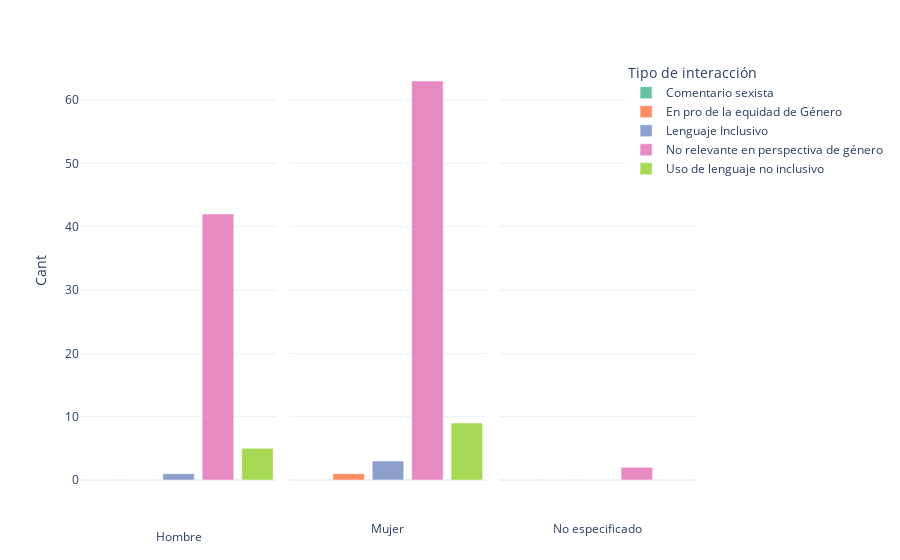

This figure's notebook cell:
### Code cell
figcg=px.bar(pivotgen,x='Tipo de interacción', y='Cant', color='Tipo de interacción', facet_col='Género', template="plotly_white",color_discrete_sequence=px.colors.qualitative.Set2)
figcg.update_xaxes(visible=False, showticklabels=False)
figcg.for_each_annotation(lambda a: a.update(text=a.text.split("=")[-1]))
figcg.show(config=config_chart)

### Figure 1 — Plotly figure (JSON) as saved in the notebook; plotly's stock layout.template omitted (floating-point values rounded to 4 significant figures)
{"data": [{"alignmentgroup": "True", "hovertemplate": "Tipo de interacción=%{x}<br>Género=Hombre<br>Cant=%{y}<extra></extra>", "legendgroup": "Comentario sexista", "marker": {"color": "rgb(102,194,165)", "pattern": {"shape": ""}}, "name": "Comentario sexista", "offsetgroup": "Comentario sexista", "orientation": "v", "showlegend": true, "textposition": "auto", "type": "bar", "x": ["Comentario sexista"], "xaxis": "x", "y": [0], "yaxis": "y"}, {"alignmentgroup": "True", "hovertemplate": "Tipo de interacción=%{x}<br>Género=Mujer<br>Cant=%{y}<extra></extra>", "legendgroup": "Comentario sexista", "marker": {"color": "rgb(102,194,165)", "pattern": {"shape": ""}}, "name": "Comentario sexista", "offsetgroup": "Comentario sexista", "orientation": "v", "showlegend": false, "textposition": "auto", "type": "bar", "x": ["Comentario sexista"], "xaxis": "x2", "y": [0], "yaxis": "y2"}, {"alignmentgroup": "True", "hovertemplate": "Tipo de interacción=%{x}<br>Género=No especificado<br>Cant=%{y}<extra></extra>", "legendgroup": "Comentario sexista", "marker": {"color": "rgb(102,194,165)", "pattern": {"shape": ""}}, "name": "Comentario sexista", "offsetgroup": "Comentario sexista", "orientation": "v", "showlegend": false, "textposition": "auto", "type": "bar", "x": ["Comentario sexista"], "xaxis": "x3", "y": [0], "yaxis": "y3"}, {"alignmentgroup": "True", "hovertemplate": "Tipo de interacción=%{x}<br>Género=Hombre<br>Cant=%{y}<extra></extra>", "legendgroup": "En pro de la equidad de Género", "marker": {"color": "rgb(252,141,98)", "pattern": {"shape": ""}}, "name": "En pro de la equidad de Género", "offsetgroup": "En pro de la equidad de Género", "orientation": "v", "showlegend": true, "textposition": "auto", "type": "bar", "x": ["En pro de la equidad de Género"], "xaxis": "x", "y": [0], "yaxis": "y"}, {"alignmentgroup": "True", "hovertemplate": "Tipo de interacción=%{x}<br>Género=Mujer<br>Cant=%{y}<extra></extra>", "legendgroup": "En pro de la equidad de Género", "marker": {"color": "rgb(252,141,98)", "pattern": {"shape": ""}}, "name": "En pro de la equidad de Género", "offsetgroup": "En pro de la equidad de Género", "orientation": "v", "showlegend": false, "textposition": "auto", "type": "bar", "x": ["En pro de la equidad de Género"], "xaxis": "x2", "y": [1], "yaxis": "y2"}, {"alignmentgroup": "True", "hovertemplate": "Tipo de interacción=%{x}<br>Género=No especificado<br>Cant=%{y}<extra></extra>", "legendgroup": "En pro de la equidad de Género", "marker": {"color": "rgb(252,141,98)", "pattern": {"shape": ""}}, "name": "En pro de la equidad de Género", "offsetgroup": "En pro de la equidad de Género", "orientation": "v", "showlegend": false, "textposition": "auto", "type": "bar", "x": ["En pro de la equidad de Género"], "xaxis": "x3", "y": [0], "yaxis": "y3"}, {"alignmentgroup": "True", "hovertemplate": "Tipo de interacción=%{x}<br>Género=Hombre<br>Cant=%{y}<extra></extra>", "legendgroup": "Lenguaje Inclusivo", "marker": {"color": "rgb(141,160,203)", "pattern": {"shape": ""}}, "name": "Lenguaje Inclusivo", "offsetgroup": "Lenguaje Inclusivo", "orientation": "v", "showlegend": true, "textposition": "auto", "type": "bar", "x": ["Lenguaje Inclusivo"], "xaxis": "x", "y": [1], "yaxis": "y"}, {"alignmentgroup": "True", "hovertemplate": "Tipo de interacción=%{x}<br>Género=Mujer<br>Cant=%{y}<extra></extra>", "legendgroup": "Lenguaje Inclusivo", "marker": {"color": "rgb(141,160,203)", "pattern": {"shape": ""}}, "name": "Lenguaje Inclusivo", "offsetgroup": "Lenguaje Inclusivo", "orientation": "v", "showlegend": false, "textposition": "auto", "type": "bar", "x": ["Lenguaje Inclusivo"], "xaxis": "x2", "y": [3], "yaxis": "y2"}, {"alignmentgroup": "True", "hovertemplate": "Tipo de interacción=%{x}<br>Género=No especificado<br>Cant=%{y}<extra></extra>", "legendgroup": "Lenguaje Inclusivo", "marker": {"color": "rgb(141,160,203)", "pattern": {"shape": ""}}, "name": "Lenguaje Inclusivo", "offsetgroup": "Lenguaje Inclusivo", "orientation": "v", "showlegend": false, "textposition": "auto", "type": "bar", "x": ["Lenguaje Inclusivo"], "xaxis": "x3", "y": [0], "yaxis": "y3"}, {"alignmentgroup": "True", "hovertemplate": "Tipo de interacción=%{x}<br>Género=Hombre<br>Cant=%{y}<extra></extra>", "legendgroup": "No relevante en perspectiva de género", "marker": {"color": "rgb(231,138,195)", "pattern": {"shape": ""}}, "name": "No relevante en perspectiva de género", "offsetgroup": "No relevante en perspectiva de género", "orientation": "v", "showlegend": true, "textposition": "auto", "type": "bar", "x": ["No relevante en perspectiva de género"], "xaxis": "x", "y": [42], "yaxis": "y"}, {"alignmentgroup": "True", "hovertemplate": "Tipo de interacción=%{x}<br>Género=Mujer<br>Cant=%{y}<extra></extra>", "legendgroup": "No relevante en perspectiva de género", "marker": {"color": "rgb(231,138,195)", "pattern": {"shape": ""}}, "name": "No relevante en perspectiva de género", "offsetgroup": "No relevante en perspectiva de género", "orientation": "v", "showlegend": false, "textposition": "auto", "type": "bar", "x": ["No relevante en perspectiva de género"], "xaxis": "x2", "y": [63], "yaxis": "y2"}, {"alignmentgroup": "True", "hovertemplate": "Tipo de interacción=%{x}<br>Género=No especificado<br>Cant=%{y}<extra></extra>", "legendgroup": "No relevante en perspectiva de género", "marker": {"color": "rgb(231,138,195)", "pattern": {"shape": ""}}, "name": "No relevante en perspectiva de género", "offsetgroup": "No relevante en perspectiva de género", "orientation": "v", "showlegend": false, "textposition": "auto", "type": "bar", "x": ["No relevante en perspectiva de género"], "xaxis": "x3", "y": [2], "yaxis": "y3"}, {"alignmentgroup": "True", "hovertemplate": "Tipo de interacción=%{x}<br>Género=Hombre<br>Cant=%{y}<extra></extra>", "legendgroup": "Uso de lenguaje no inclusivo", "marker": {"color": "rgb(166,216,84)", "pattern": {"shape": ""}}, "name": "Uso de lenguaje no inclusivo", "offsetgroup": "Uso de lenguaje no inclusivo", "orientation": "v", "showlegend": true, "textposition": "auto", "type": "bar", "x": ["Uso de lenguaje no inclusivo"], "xaxis": "x", "y": [5], "yaxis": "y"}, {"alignmentgroup": "True", "hovertemplate": "Tipo de interacción=%{x}<br>Género=Mujer<br>Cant=%{y}<extra></extra>", "legendgroup": "Uso de lenguaje no inclusivo", "marker": {"color": "rgb(166,216,84)", "pattern": {"shape": ""}}, "name": "Uso de lenguaje no inclusivo", "offsetgroup": "Uso de lenguaje no inclusivo", "orientation": "v", "showlegend": false, "textposition": "auto", "type": "bar", "x": ["Uso de lenguaje no inclusivo"], "xaxis": "x2", "y": [9], "yaxis": "y2"}, {"alignmentgroup": "True", "hovertemplate": "Tipo de interacción=%{x}<br>Género=No especificado<br>Cant=%{y}<extra></extra>", "legendgroup": "Uso de lenguaje no inclusivo", "marker": {"color": "rgb(166,216,84)", "pattern": {"shape": ""}}, "name": "Uso de lenguaje no inclusivo", "offsetgroup": "Uso de lenguaje no inclusivo", "orientation": "v", "showlegend": false, "textposition": "auto", "type": "bar", "x": ["Uso de lenguaje no inclusivo"], "xaxis": "x3", "y": [0], "yaxis": "y3"}], "layout": {"annotations": [{"font": {}, "showarrow": false, "text": "Hombre", "x": 0.16, "xanchor": "center", "xref": "paper", "y": -0.1591, "yanchor": "bottom", "yref": "paper"}, {"font": {}, "showarrow": false, "text": "Mujer", "x": 0.5, "xanchor": "center", "xref": "paper", "y": -0.1409, "yanchor": "bottom", "yref": "paper"}, {"font": {}, "showarrow": false, "text": "No especificado", "x": 0.84, "xanchor": "center", "xref": "paper", "y": -0.1409, "yanchor": "bottom", "yref": "paper"}], "autosize": true, "barmode": "relative", "legend": {"title": {"text": "Tipo de interacción"}, "tracegroupgap": 0, "x": 0.8865, "y": 1}, "margin": {"t": 60}, "xaxis": {"anchor": "y", "autorange": true, "categoryarray": ["Comentario sexista", "En pro de la equidad de Género", "Lenguaje Inclusivo", "No relevante en perspectiva de género", "Uso de lenguaje no inclusivo"], "categoryorder": "array", "domain": [0, 0.32], "range": [-0.5, 4.5], "showticklabels": false, "title": {"text": "Tipo de interacción"}, "type": "category", "visible": false}, "xaxis2": {"anchor": "y2", "autorange": true, "categoryarray": ["Comentario sexista", "En pro de la equidad de Género", "Lenguaje Inclusivo", "No relevante en perspectiva de género", "Uso de lenguaje no inclusivo"], "categoryorder": "array", "domain": [0.34, 0.66], "matches": "x", "range": [-0.5, 4.5], "showticklabels": false, "title": {"text": "Tipo de interacción"}, "type": "category", "visible": false}, "xaxis3": {"anchor": "y3", "autorange": true, "categoryarray": ["Comentario sexista", "En pro de la equidad de Género", "Lenguaje Inclusivo", "No relevante en perspectiva de género", "Uso de lenguaje no inclusivo"], "categoryorder": "array", "domain": [0.68, 1.0], "matches": "x", "range": [-0.5, 4.5], "showticklabels": false, "title": {"text": "Tipo de interacción"}, "type": "category", "visible": false}, "yaxis": {"anchor": "x", "autorange": true, "domain": [0, 1], "range": [0, 66.32], "title": {"text": "Cant"}, "type": "linear"}, "yaxis2": {"anchor": "x2", "autorange": true, "domain": [0, 1], "matches": "y", "range": [0, 66.32], "showticklabels": false, "type": "linear"}, "yaxis3": {"anchor": "x3", "autorange": true, "domain": [0, 1], "matches": "y", "range": [0, 66.32], "showticklabels": false, "type": "linear"}}}
